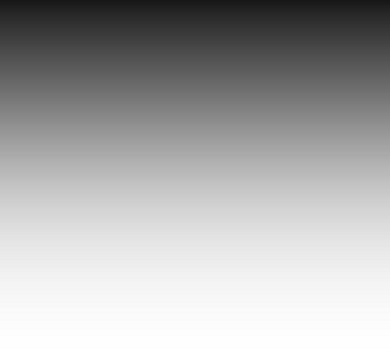
#> input picture OpenCV/binary processing/thresholding/legends_zone/gradient.jpg, 390 x 363 px
$ jupyter execute simple_thresholding.ipynb
#> lines starting #> are read from the running program, lines starting #| are printed output that depends on the picture; after the words box and inside, x2 and y2 are one past the last pixel; in counts of white or black regions, pixels touching at a corner belong together
[cell 1]
import cv2
import numpy as np
import matplotlib.pyplot as plt

[cell 2]
image = cv2.imread('gradient.jpg')
#> image is the input picture: shape (363, 390, 3); min 23, max 255, mean 172.7

binary_image = np.copy(image)
binary_image[binary_image <  127] = 0
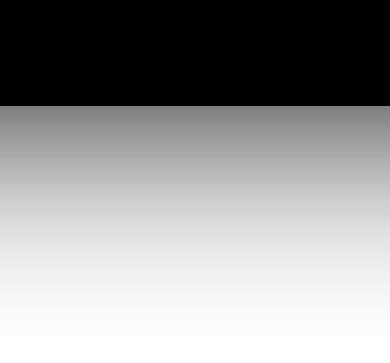
#> binary_image: shape (363, 390, 3); min 0, max 255, mean 150.5
binary_image[binary_image >= 127] = 255
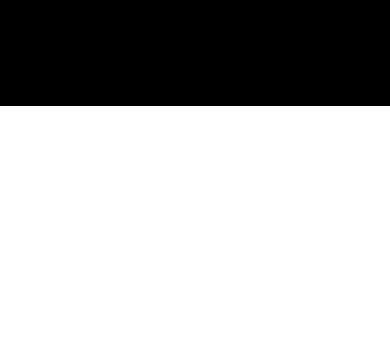
#> binary_image: shape (363, 390, 3); 70.8% white; 1 black region, box (x1, y1, x2, y2) and area: (0, 0, 390, 106) 41340

plt.figure(figsize=[10,10])
plt.subplot(121);plt.imshow(image, cmap='gray');plt.title("Original");
plt.subplot(122);plt.imshow(binary_image, cmap='gray');plt.title("how legends calculate binary images");
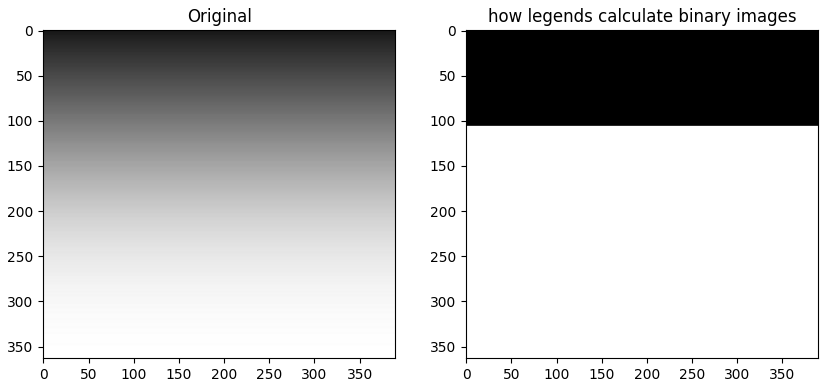
#> figure drawn by matplotlib, 2 panels

## OpenCV Threshold Functions

Thresholding and inverted Thresholding

[cell 3]
_ ,binary = cv2.threshold(image, 127, 255, cv2.THRESH_BINARY)
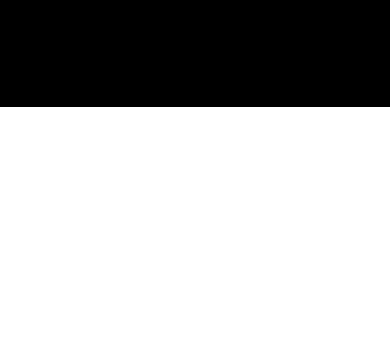
#> binary: shape (363, 390, 3); 70.5% white; 1 black region, box (x1, y1, x2, y2) and area: (0, 0, 390, 107) 41730
_ ,binary_inverted = cv2.threshold(image, 127, 255, cv2.THRESH_BINARY_INV)
plt.figure(figsize=[10,10])
plt.subplot(231);plt.imshow(binary, cmap='gray');plt.title("Threshold - Binary");
plt.subplot(232);plt.imshow(binary_inverted, cmap='gray');plt.title("Threshold - Binary Inverse")

Truncate

[cell 4]
_ ,truncate = cv2.threshold(image, 127, 255, cv2.THRESH_TRUNC)
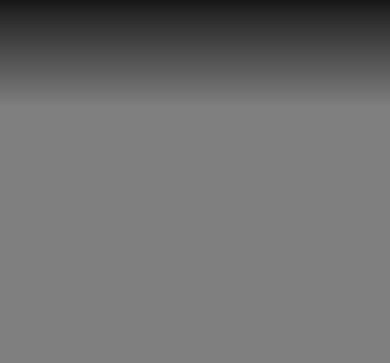
#> truncate: shape (363, 390, 3); min 23, max 127, mean 112.1
plt.imshow(truncate, cmap='gray');plt.title("truncate");

Threshold to Zero

[cell 5]
_ ,threshold_zero = cv2.threshold(image, 127, 255, cv2.THRESH_TOZERO)

_ ,threshold_zero_inverted = cv2.threshold(image, 127, 255, cv2.THRESH_TOZERO_INV)
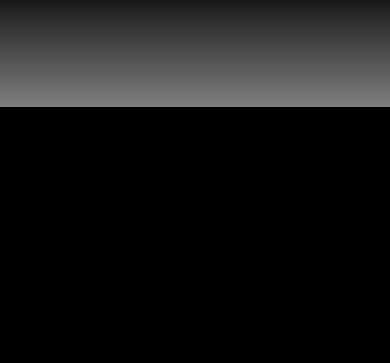
#> threshold_zero_inverted: shape (363, 390, 3); min 0, max 127, mean 22.5

plt.figure(figsize=[10,10])

plt.subplot(221);plt.imshow(threshold_zero, cmap='gray');plt.title("threshold zero");
plt.subplot(222);plt.imshow(threshold_zero_inverted, cmap='gray');plt.title("threshold zero inverted");

[cell 6]
image = cv2.imread('plate.jpg',0)
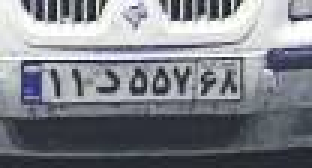
#> input picture OpenCV/binary processing/thresholding/legends_zone/plate.jpg, 104 x 56 px (shown 3 times larger)
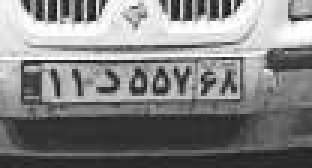
#> image: shape (56, 104) (shown 3 times larger); min 11, max 255, mean 129.4

_ ,binary_threshold = cv2.threshold(image, 127, 255, cv2.THRESH_BINARY)
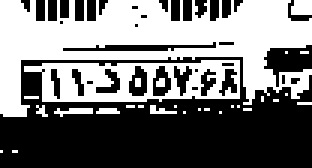
#> binary_threshold: shape (56, 104) (shown 3 times larger); 45.9% white; 28 white regions (24 under 20 px), largest, box (x1, y1, x2, y2) and area: (0, 0, 104, 39) 1943, (8, 20, 80, 34) 586, (97, 0, 104, 5) 33, (18, 36, 31, 39) 23


_ ,trunc = cv2.threshold(image, 127, 255, cv2.THRESH_TRUNC)
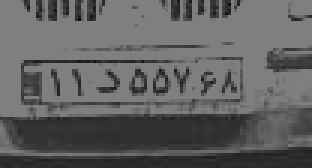
#> trunc: shape (56, 104) (shown 3 times larger); min 11, max 127, mean 96.4


plt.figure(figsize=[10,10])
plt.subplot(231);plt.imshow(image, cmap='gray');plt.title("Original");
plt.subplot(232);plt.imshow(binary_threshold, cmap='gray');plt.title("Threshold - Binary");
plt.subplot(233);plt.imshow(trunc, cmap='gray');plt.title("trunc");
